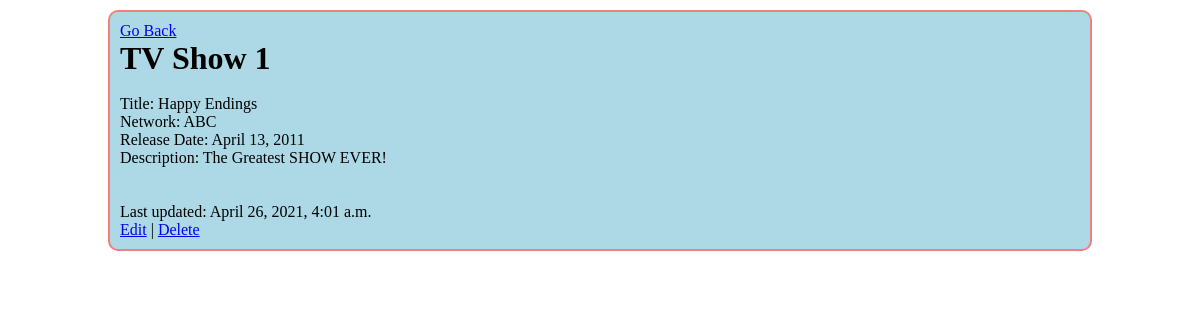
Page /shows/1 on the earlier database version.
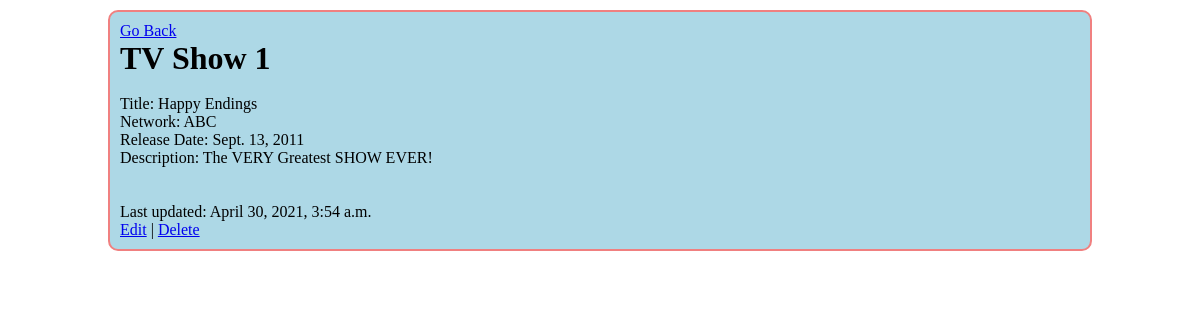
Same page on the later database version.
### shows_app/models.py (models this page shows)
class Show(models.Model):
    title = models.CharField(max_length=255)
    network = models.CharField(max_length=255)
    release = models.DateField()
    desc = models.TextField()
    created_at = models.DateTimeField(auto_now_add=True)
    updated_at = models.DateTimeField(auto_now=True)
    objects = ShowManager()

### shows_app/views.py (the view)
# urls.py: path('shows/<int:show_id>',views.feature),
def feature(request, show_id):
    if request.method == 'GET':
        context={
            'show':Show.objects.get(id=show_id)
        }
        return render(request,'feature.html',context)

### shows_app/templates/feature.html (shortened to what this page needs)
<!DOCTYPE html>
<html lang="en">
<head>
    {% load static%}
    <link rel="stylesheet" type="text/css" href="{% static 'styles.css' %}">
</head>
<body>
    <div id="wrapper">
        <p><a href="/">Go Back</a></p>
        <h1>TV Show {{show.id}}</h1>
        <br>
        <p>Title: {{show.title}}</p>
        <p>Network: {{show.network}}</p>
        <p>Release Date: {{show.release}}</p>
        <p>Description: {{show.desc}}</p>
        <br>
        <br>
        <p>Last updated: {{show.updated_at}}</p>
        <p><a href="/shows/{{show.id}}/edit">Edit</a> | <a href="/shows/delete/{{show.id}}">Delete</a></p>
    </div>
</body>
</html>

### shows_app/static/styles.css (style rules this page uses)
* { margin: 0px; padding: 0px; }
#wrapper { width: 960px; margin: 10px auto; padding: 10px; background-color: lightblue; border: 2px solid lightcoral; border-radius: 10px; }

Differences in the rows shown:
changed Show "Happy Endings": release "April 13, 2011" → "Sept. 13, 2011"; desc "The Greatest SHOW EVER!" → "The VERY Greatest SHOW EVER!"; updated_at "April 26, 2021, 4:01 a.m." → "April 30, 2021, 3:54 a.m."
